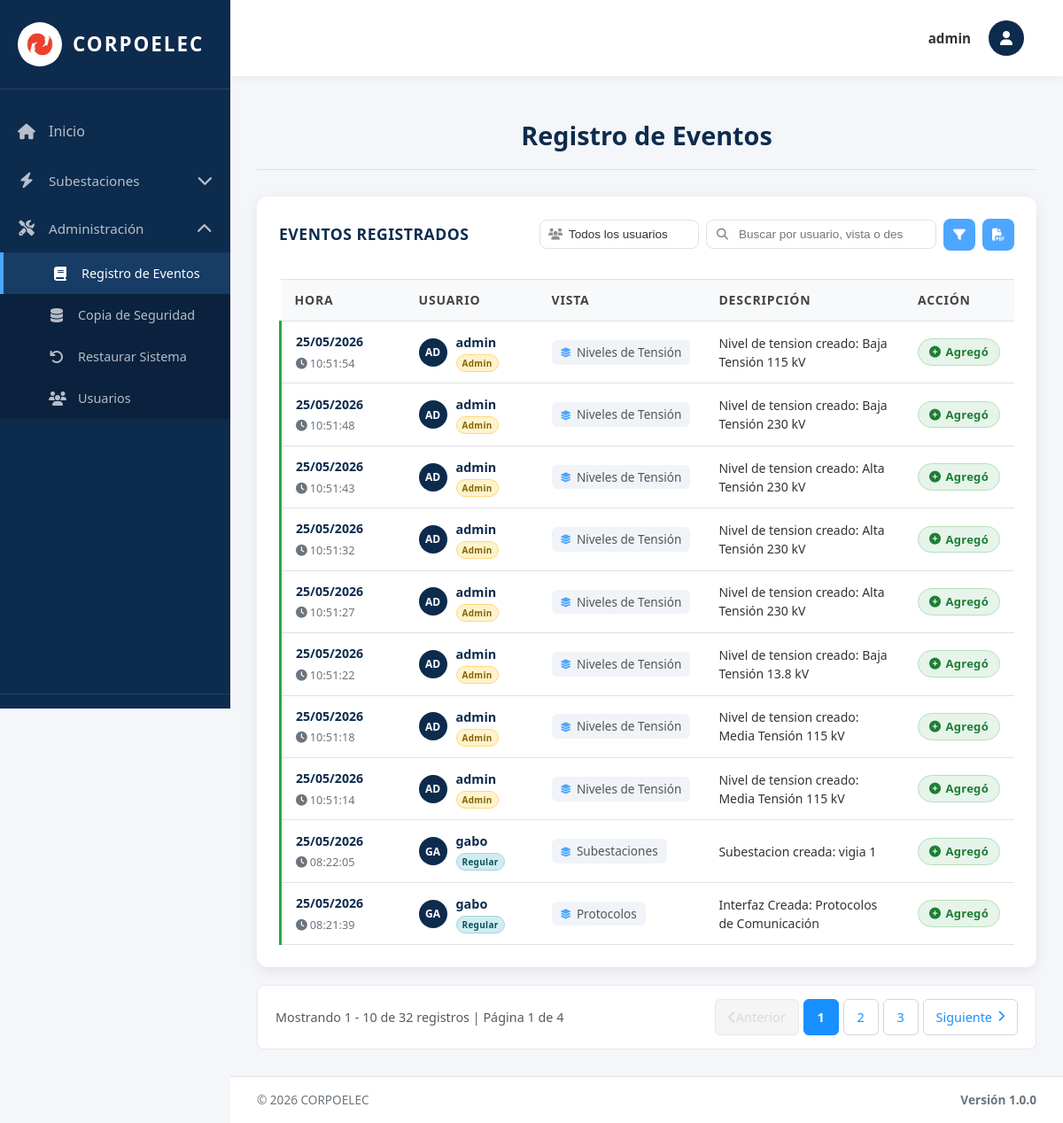
Page /bitacora/ (signed in) on the earlier database version.
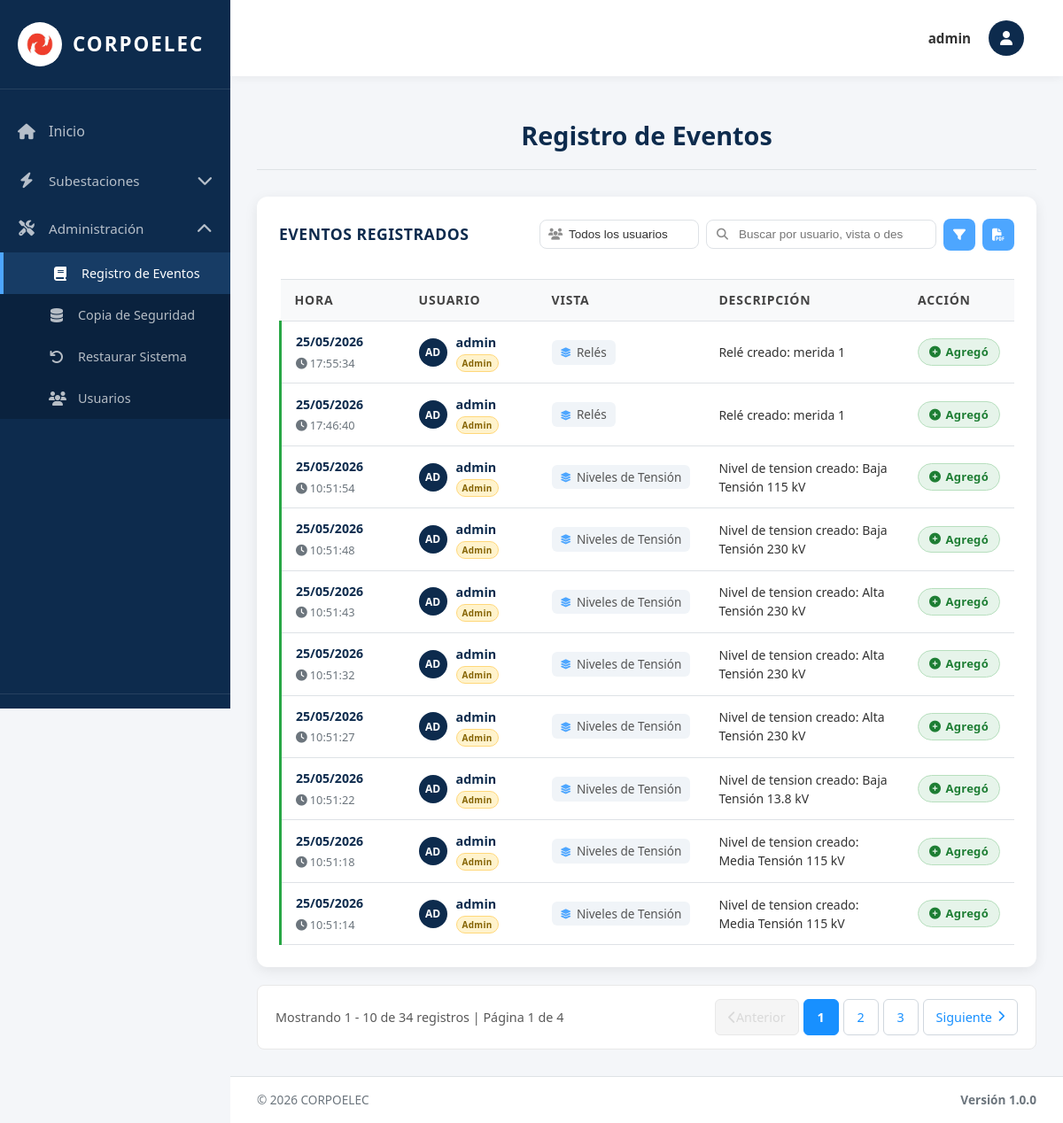
Same page on the later database version.
### equipos/models.py (models this page shows, shortened)
class Evento(models.Model):
    TIPO_CHOICES = [
        ('CREACION', 'Creación'),
        ('ACTUALIZACION', 'Actualización'),
        ('ELIMINACION', 'Eliminación'),
        ('LOGIN', 'Inicio de Sesión'),
        ('LOGOUT', 'Cierre de Sesión'),
        ('ERROR', 'Error'),
        ('OTRO', 'Otro'),
    ]
    Id_Evento = models.AutoField(primary_key=True)
    Tipo = models.CharField(max_length=20, choices=TIPO_CHOICES, default='OTRO')
    Descripcion = models.TextField()
    Usuario = models.ForeignKey(User, on_delete=models.SET_NULL, null=True, blank=True, related_name='eventos')
    Fecha_Hora = models.DateTimeField(auto_now_add=True)
    IP_Address = models.GenericIPAddressField(null=True, blank=True)
    Vista = models.CharField(max_length=100, blank=True, default='')
    class Meta:
        verbose_name = 'Evento'
        verbose_name_plural = 'Registro de Eventos'
        ordering = ['-Fecha_Hora']

### equipos/views.py (the view)
# urls.py: path('bitacora/', bitacora_view, name='registro'),
@login_required(login_url='/login/')
def bitacora_view(request):
    tipo_usuario = request.GET.get('tipo_usuario', '')
    busqueda = request.GET.get('q', '')
    subestacion_filtro = request.GET.get('subestacion', '')
    mes_filtro = request.GET.get('mes', '')
    anio_filtro = request.GET.get('anio', '')
    eventos_list = Evento.objects.exclude(Tipo__in=['LOGIN', 'LOGOUT']).order_by('-Fecha_Hora')
    if tipo_usuario == 'admin':
        eventos_list = eventos_list.filter(Usuario__is_superuser=True)
    elif tipo_usuario == 'regular':
        eventos_list = eventos_list.filter(Usuario__is_superuser=False, Usuario__isnull=False)
    elif tipo_usuario == 'sistema':
        eventos_list = eventos_list.filter(Usuario__isnull=True)
    if busqueda:
        eventos_list = eventos_list.filter(
            Q(Usuario__username__icontains=busqueda) |
            Q(Vista__icontains=busqueda) |
            Q(Descripcion__icontains=busqueda)
        )
    if subestacion_filtro:
        eventos_list = eventos_list.filter(
            Q(Descripcion__icontains=subestacion_filtro) |
            Q(Vista__icontains=subestacion_filtro)
        )
    from django.utils import timezone
    if anio_filtro:
        try:
            anio = int(anio_filtro)
            eventos_list = eventos_list.filter(Fecha_Hora__year=anio)
        except ValueError:
            pass
    if mes_filtro:
        try:
            mes = int(mes_filtro)
            eventos_list = eventos_list.filter(Fecha_Hora__month=mes)
        except ValueError:
            pass
    paginator = Paginator(eventos_list, 10)
    page_number = request.GET.get('page')
    page_obj = paginator.get_page(page_number)
    subestaciones = Subestacion.objects.values_list('Nombre', flat=True).distinct()
    current_year = timezone.now().year
    anios = range(current_year, current_year - 5, -1)
    meses = [
        (1, 'Enero'), (2, 'Febrero'), (3, 'Marzo'), (4, 'Abril'),
        (5, 'Mayo'), (6, 'Junio'), (7, 'Julio'), (8, 'Agosto'),
        (9, 'Septiembre'), (10, 'Octubre'), (11, 'Noviembre'), (12, 'Diciembre')
    ]
    context = {
        'title': 'Bitácora de Eventos',
        'page_obj': page_obj,
        'is_admin': request.user.is_superuser,
        'tipo_usuario': tipo_usuario,
        'busqueda': busqueda,
        'subestacion_filtro': subestacion_filtro,
        'mes_filtro': mes_filtro,
        'anio_filtro': anio_filtro,
        'subestaciones': subestaciones,
        'meses': meses,
        'anios': anios,
    }
    return render(request, 'bitacora.html', context)

### equipos/context_processors.py (called while the page is built, shortened)
def permisos_usuario(request):
    if request.user.is_superuser:
        return {
            'permisos_usuario': {'crear': True, 'actualizar': True, 'eliminar': True},
            'puede_crear': True,
            'puede_actualizar': True,
            'puede_eliminar': True,
        }

### templates/bitacora.html (shortened to what the changed rows need)
{% extends 'base.html' %}
{% load static %}
{% block content %}
<div class="welcome-text" style="position: sticky; top: 80px; background: var(--gray-100); padding: 20px 30px; border-bottom: 1px solid var(--gray-300); z-index: 40;">
  <h2 style="margin: 0;">Registro de Eventos</h2>
</div>
<div class="table-section">
  {% if page_obj.paginator.count > 0 %}
   <table class="data-table">
     <thead>
       <tr>
         <th style="width:140px;">Hora</th>
         <th style="width:150px;">Usuario</th>
         <th style="width:160px;">Vista</th>
         <th>Descripción</th>
         <th style="width:110px;">Acción</th>
       </tr>
     </thead>
     <tbody>
       {% for evento in page_obj %}
       <tr class="row-{% if evento.Tipo == 'CREACION' %}creacion{% elif evento.Tipo == 'ACTUALIZACION' %}actualizacion{% elif evento.Tipo == 'ELIMINACION' %}eliminacion{% elif evento.Tipo == 'LOGIN' %}login{% elif evento.Tipo == 'LOGOUT' %}logout{% elif evento.Tipo == 'ERROR' %}error{% else %}otro{% endif %}">
         <td class="date-cell">
           <div class="date-main">{{ evento.Fecha_Hora|date:"d/m/Y" }}</div>
           <div class="date-time"><i class="fas fa-clock" style="margin-right:3px;"></i>{{ evento.Fecha_Hora|date:"H:i:s" }}</div>
         </td>
         <td>
           <div class="user-cell">
             {% if evento.Usuario %}
               <div class="user-avatar">{{ evento.Usuario.username|slice:":2" }}</div>
               <div>
                 <span class="user-name">{{ evento.Usuario.username }}</span>
                 {% if evento.Usuario.is_superuser %}
                 <span class="user-type-badge admin-badge">Admin</span>
                 {% else %}
                 <span class="user-type-badge regular-badge">Regular</span>
                 {% endif %}
               </div>
             {% else %}
               <div class="user-avatar system"><i class="fas fa-cog"></i></div>
               <div>
                 <span class="user-name">Sistema</span>
                 <span class="user-type-badge sistema-badge">Sistema</span>
               </div>
             {% endif %}
           </div>
         </td>
         <td>
           {% if evento.Vista %}
             <span class="vista-cell"><i class="fas fa-layer-group"></i>{{ evento.Vista }}</span>
           {% else %}
             <span style="color:#aaa;">—</span>
           {% endif %}
         </td>
         <td class="desc-cell">{{ evento.Descripcion }}</td>
         <td>
{% if evento.Tipo == 'CREACION' %}
              <span class="badge badge-success"><i class="fas fa-plus-circle"></i>Agregó</span>
            {% elif evento.Tipo == 'ACTUALIZACION' %}
              <span class="badge badge-warning"><i class="fas fa-pen"></i>Editó</span>
            {% elif evento.Tipo == 'ELIMINACION' %}
              <span class="badge badge-error"><i class="fas fa-trash"></i>Eliminó</span>
            {% elif evento.Tipo == 'LOGIN' %}
              <span class="badge badge-login"><i class="fas fa-sign-in-alt"></i>Ingresó</span>
            {% elif evento.Tipo == 'LOGOUT' %}
              <span class="badge badge-logout"><i class="fas fa-sign-out-alt"></i>Salió</span>
            {% elif evento.Tipo == 'ERROR' %}
              <span class="badge badge-error"><i class="fas fa-exclamation-circle"></i>Error</span>
            {% else %}
              <span class="badge badge-secondary">Otro</span>
            {% endif %}
         </td>
       </tr>
       {% endfor %}
     </tbody>
   </table>
   {% else %}
   <div class="no-data">
     <i class="fas fa-inbox"></i>
     No hay eventos que coincidan con los filtros aplicados.
   </div>
   {% endif %}
 </div>
{% if page_obj.paginator.num_pages > 1 %}
  <div class="pagination-container">
    <div class="pagination-info-left">
      <span class="pagination-text">
        Mostrando {{ page_obj.start_index }} - {{ page_obj.end_index }} de {{ page_obj.paginator.count }} registros
        | Página {{ page_obj.number }} de {{ page_obj.paginator.num_pages }}
      </span>
    </div>
    <div class="pagination-controls-right">
      <nav class="pagination-nav">
        <ul class="pagination-list">
          {% if page_obj.has_previous %}
          <li class="pagination-item">
            <a href="?page={{ page_obj.previous_page_number }}{% if tipo_usuario %}&tipo_usuario={{ tipo_usuario }}{% endif %}{% if busqueda %}&q={{ busqueda }}{% endif %}{% if subestacion_filtro %}&subestacion={{ subestacion_filtro }}{% endif %}{% if mes_filtro %}&mes={{ mes_filtro }}{% endif %}{% if anio_filtro %}&anio={{ anio_filtro }}{% endif %}" class="pagination-link pagination-prev" title="Página anterior">
              <i class="fas fa-chevron-left"></i> Anterior
            </a>
          </li>
          {% else %}
          <li class="pagination-item disabled">
            <span class="pagination-link disabled" title="No hay página anterior"><i class="fas fa-chevron-left"></i> Anterior</span>
          </li>
          {% endif %}
          {% for num in page_obj.paginator.page_range %}
          {% if page_obj.number == num %}
          <li class="pagination-item active">
            <span class="pagination-link">{{ num }}</span>
          </li>
          {% elif num > page_obj.number|add:'-3' and num < page_obj.number|add:'3' %}
          <li class="pagination-item">
            <a href="?page={{ num }}" class="pagination-link">{{ num }}</a>
          </li>
          {% endif %}
          {% endfor %}
          {% if page_obj.has_next %}
          <li class="pagination-item">
            <a href="?page={{ page_obj.next_page_number }}" class="pagination-link pagination-next" title="Página siguiente">
              Siguiente <i class="fas fa-chevron-right"></i>
            </a>
          </li>
          {% else %}
          <li class="pagination-item disabled">
            <span class="pagination-link disabled" title="No hay página siguiente">Siguiente <i class="fas fa-chevron-right"></i></span>
          </li>
          {% endif %}
        </ul>
      </nav>
    </div>
  </div>
  {% endif %}
{% endblock %}

Differences in the rows shown:
no longer on this page (row unchanged): Evento: Fecha_Hora "25/05/2026", Fecha_Hora "08:22:05", Usuario.username "GA", Usuario.username "gabo", shows "Regular", Vista "Subestaciones", Descripcion "Subestacion creada: vigia 1", Tipo "CREACION" (drawn)
no longer on this page (row unchanged): Evento: Fecha_Hora "25/05/2026", Fecha_Hora "08:21:39", Usuario.username "GA", Usuario.username "gabo", shows "Regular", Vista "Protocolos", Descripcion "Interfaz Creada: Protocolos de Comunicación", Tipo "CREACION" (drawn)
added Evento: Fecha_Hora "25/05/2026", Fecha_Hora "17:55:34", Usuario.username "AD", Usuario.username "admin", shows "Admin", Vista "Relés", Descripcion "Relé creado: merida 1", Tipo "CREACION" (drawn)
added Evento: Fecha_Hora "25/05/2026", Fecha_Hora "17:46:40", Usuario.username "AD", Usuario.username "admin", shows "Admin", Vista "Relés", Descripcion "Relé creado: merida 1", Tipo "CREACION" (drawn)
Other differences:
{{ page_obj.paginator.count }}: "32" → "34"
